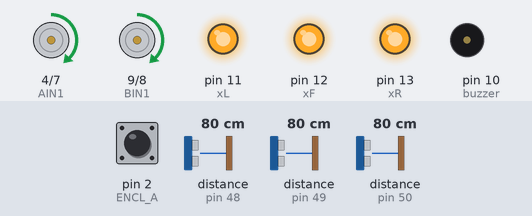
Simulated run of this sketch. Board: Arduino Uno, built with avr-gcc and run on an emulated ATmega328P. Shown: motor-driver pin pairs drawn as motors (green arrow = first pin HIGH = forward, orange = second pin HIGH = backward, longer = more drive, scaled by the enable pin), output pins drawn as LEDs (lit = HIGH), buzzer (waves = sounding). The inputs (shaded band) are chosen by the test bench; at power-on: distance to the obstacle (sensors on pin 48, pin 49, pin 50) 80 cm, pin 2 (ENCL_A) HIGH.

Above: at 2.4 s.
2.5 s: distance to the obstacle (sensor on pin 48) set to 5 cm
4.0 s: distance to the obstacle (sensor on pin 48) set to 2 cm
At 4.1 s:
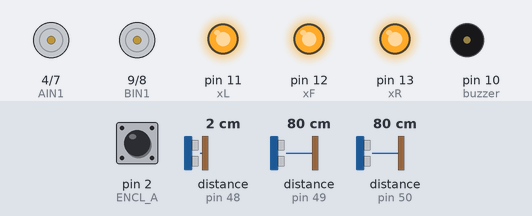
At 5.5 s:
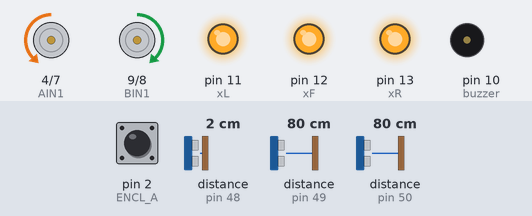
Timing chart, 0 to 7.0 s (numbered marks = the images above; inputs shaded):
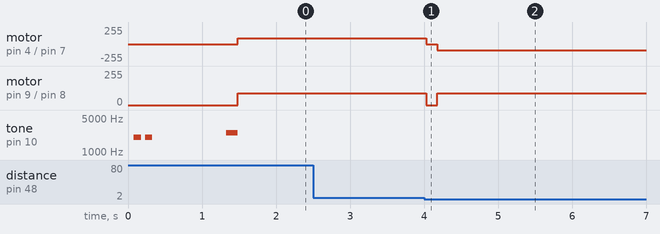

Measured:
- the behaviour switches between 4 and 3 cm on distance to the obstacle (sensor on pin 48) (found by bisection; images 0 and 1)
- after the input at 2.5 s, every drawn part: stays the same
- after the input at 4.0 s, motor on pin 4 (AIN1) / pin 7 (AIN2): forward 90/255 → stopped at once, → backward 90/255 0.15 s later; motor on pin 9 (BIN1) / pin 8 (BIN2): forward 90/255 → stopped at once, → forward 90/255 0.15 s later
- by itself, tone on pin 10 (buzzer): plays 2000 Hz for 0.10 s, 2000 Hz for 0.10 s, 2500 Hz for 0.15 s

The sketch:

TOP_LeftRule.ino
```cpp
#include <Wire.h>
#include <VL53L0X.h>

// ================================================================
//                      PIN DEFINITIONS
// ================================================================
const int AIN1 = 4; const int AIN2 = 7; const int PWMA = 5;
const int BIN1 = 9; const int BIN2 = 8; const int PWMB = 6;
const int ENCL_A = 2; const int buzzer = 10;
const int xL = 11; const int xF = 12; const int xR = 13;

VL53L0X sensorL; VL53L0X sensorF; VL53L0X sensorR;
volatile long leftTicks = 0;

// ================================================================
//               TUNING: FIXING THE CORNER HIT
// ================================================================
float Kp = 2.0;
float Kd = 0.5;
int BASE_SPEED = 90;
int MAX_SPEED = 110;
int WALL_DIST = 70;
int FRONT_STOP_DIST = 80;

// *** CRITICAL TUNING FOR TURNS ***
int TICKS_FOR_90 = 292;
int TICKS_FOR_180 = 609;
int TICKS_PER_CELL = 565;

//Drive further before turning to avoid hitting the corner
int INTERSECTION_OFFSET = 270;

float previousError = 0;

void countTicks() { leftTicks++; }

// ================================================================
//                      SETUP
// ================================================================
void setup() {
  Serial.begin(9600);
  Wire.begin();

  pinMode(AIN1, OUTPUT); pinMode(AIN2, OUTPUT); pinMode(PWMA, OUTPUT);
  pinMode(BIN1, OUTPUT); pinMode(BIN2, OUTPUT); pinMode(PWMB, OUTPUT);
  pinMode(ENCL_A, INPUT_PULLUP);
  attachInterrupt(digitalPinToInterrupt(ENCL_A), countTicks, RISING);

  pinMode(xL, OUTPUT); pinMode(xF, OUTPUT); pinMode(xR, OUTPUT);
  digitalWrite(xL, LOW); digitalWrite(xF, LOW); digitalWrite(xR, LOW);
  delay(50);

  digitalWrite(xL, HIGH); delay(10); sensorL.init(); sensorL.setAddress(0x31); sensorL.setTimeout(500);
  digitalWrite(xF, HIGH); delay(10); sensorF.init(); sensorF.setAddress(0x30); sensorF.setTimeout(500);
  digitalWrite(xR, HIGH); delay(10); sensorR.init(); sensorR.setAddress(0x32); sensorR.setTimeout(500);

  sensorL.startContinuous(); sensorF.startContinuous(); sensorR.startContinuous();

  // Ready Sound
  tone(buzzer, 2000, 100); delay(150);
  tone(buzzer, 2000, 100); delay(1000);
}

// ================================================================
//                      MOTOR ACTIONS
// ================================================================
void setMotors(int leftSpeed, int rightSpeed) {
  leftSpeed = constrain(leftSpeed, -MAX_SPEED, MAX_SPEED);
  rightSpeed = constrain(rightSpeed, -MAX_SPEED, MAX_SPEED);

  if (leftSpeed >= 0) { digitalWrite(AIN1, HIGH); digitalWrite(AIN2, LOW); analogWrite(PWMA, leftSpeed); }
  else                { digitalWrite(AIN1, LOW); digitalWrite(AIN2, HIGH); analogWrite(PWMA, -leftSpeed); }

  if (rightSpeed >= 0) { digitalWrite(BIN1, HIGH); digitalWrite(BIN2, LOW); analogWrite(PWMB, rightSpeed); }
  else                 { digitalWrite(BIN1, LOW); digitalWrite(BIN2, HIGH); analogWrite(PWMB, -rightSpeed); }
}

void brake() {
  digitalWrite(AIN1, HIGH); digitalWrite(AIN2, HIGH);
  digitalWrite(BIN1, HIGH); digitalWrite(BIN2, HIGH);
  analogWrite(PWMA, 255); analogWrite(PWMB, 255);
  delay(150);
  analogWrite(PWMA, 0); analogWrite(PWMB, 0);
}

void moveBlind(int ticks) {
  leftTicks = 0;
  setMotors(BASE_SPEED, BASE_SPEED);
  while(leftTicks < ticks) {
    // Safety check mostly disabled here to force the "Offset" move
    // But we keep extreme crash protection
    if(sensorF.readRangeContinuousMillimeters() < 40) break;
  }
  brake();
}

void turn(bool right, int ticks) {
  leftTicks = 0;
  while (leftTicks < ticks) {
    if (right) setMotors(BASE_SPEED, -BASE_SPEED);
    else       setMotors(-BASE_SPEED, BASE_SPEED);
  }
  brake();
  previousError = 0;
  delay(200);
}

// ================================================================
//                    MAZE SOLVER LOOP
// ================================================================
void loop() {
  int dL = sensorL.readRangeContinuousMillimeters();
  int dR = sensorR.readRangeContinuousMillimeters();
  int dF = sensorF.readRangeContinuousMillimeters();

  // --- PRIORITY 1: LEFT OPENING (Turn Left) ---
  if (dL > 200) {
    // 1. Alert!
    tone(buzzer, 2500, 150); // High pitch beep!
    brake();

    // 2. Drive DEEPER into the intersection to avoid clipping corner
    moveBlind(INTERSECTION_OFFSET);

    // 3. Turn
    turn(false, TICKS_FOR_90);

    // 4. Enter new cell
    moveBlind(TICKS_PER_CELL-200);
    return;
  }

  // --- PRIORITY 2: FRONT BLOCKED (Turn Right or U-Turn) ---
  if (dF < FRONT_STOP_DIST && dF > 5) {
    brake(); // Stop immediately

    if (dR > 200) {
       // Right is Open
       tone(buzzer, 1000, 150); // Medium pitch beep
       turn(true, TICKS_FOR_90);
    } else {
       // Dead End
       tone(buzzer, 500, 400); // Low pitch long beep
       turn(true, TICKS_FOR_180);
    }

    return;
  }

  // --- PRIORITY 3: PID STRAIGHT ---
  float error = 0;
  if (dR < 150)       error = WALL_DIST - dR;
  else if (dL < 150)  error = dL - WALL_DIST;

  float P = error * Kp;
  float D = (error - previousError) * Kd;
  float adjustment = P + D;
  previousError = error;

  setMotors(BASE_SPEED - adjustment, BASE_SPEED + adjustment);
}
```
